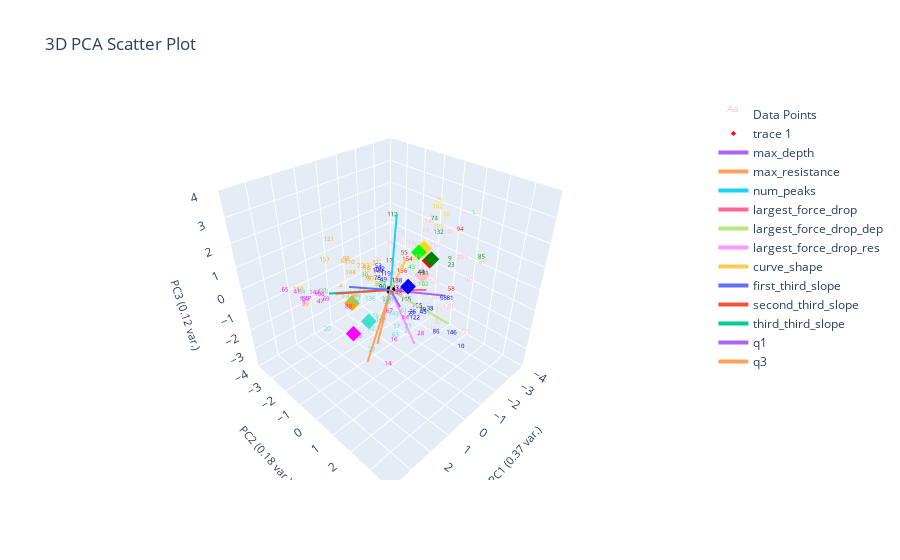
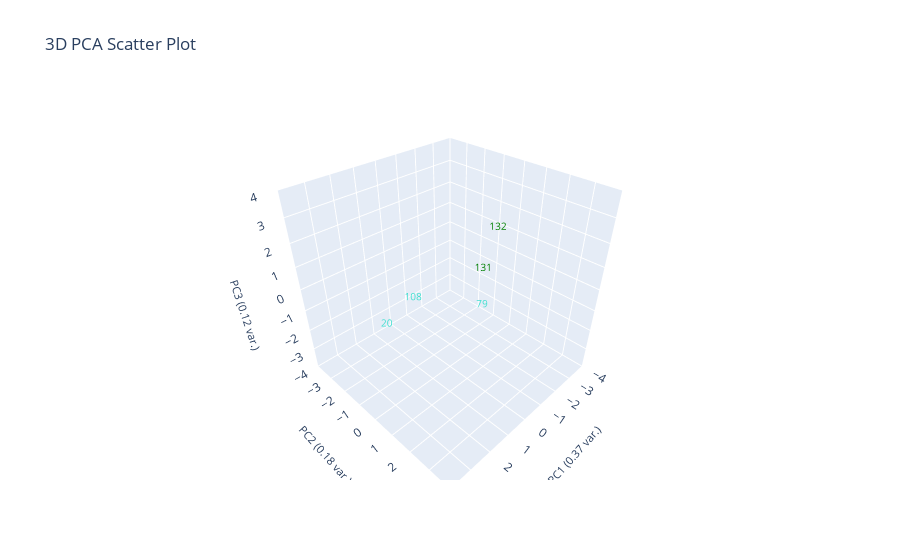
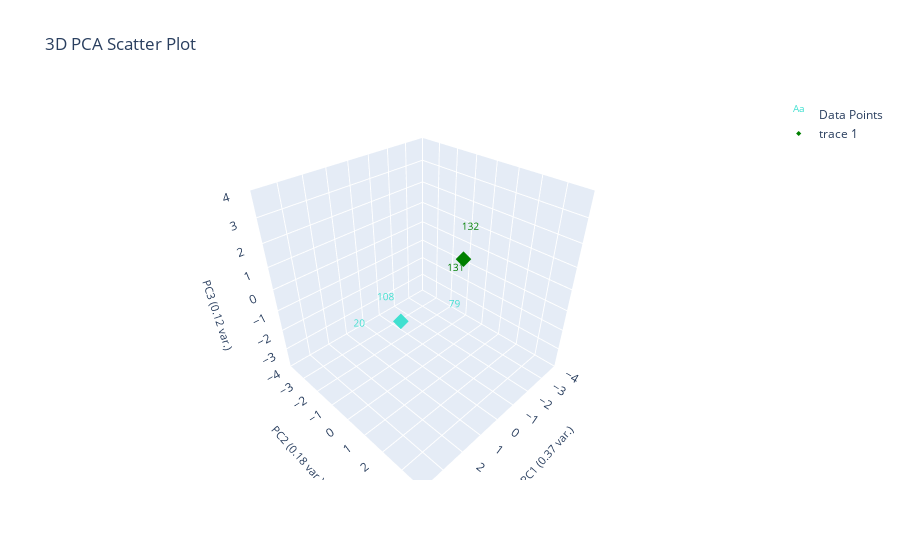
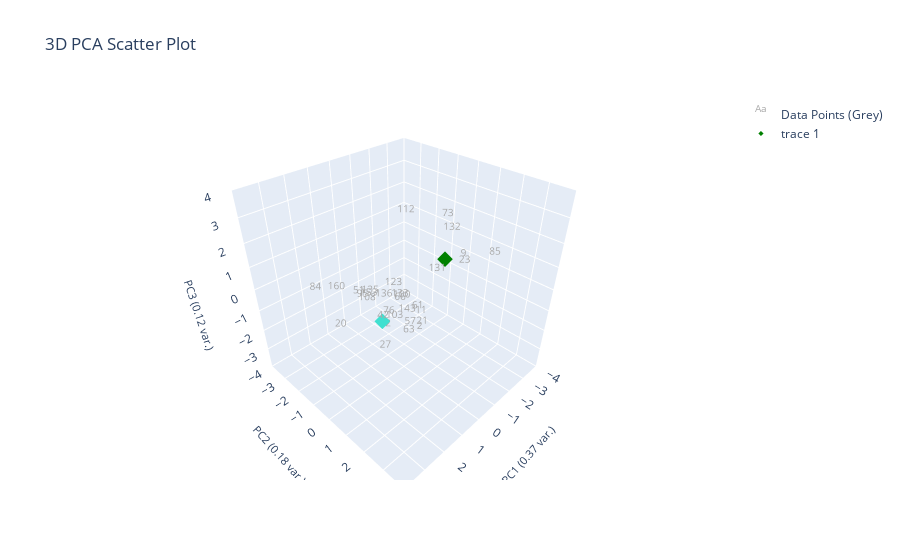

Notebook code cell kept with these figures, in order:
### Markdown cell above
# Clustering data with ES-D removed (Corrected)

### Code cell
# should labels be fixed or not
labeled_data_esd_removed = marions_labeled_data[marions_labeled_data[ylabel_name] != 'ES-D'].copy()
marions_labeled_data_esd_removed = marions_labeled_data[marions_labeled_data[ylabel_name] != 'ES-D']

# print('Labeled data only')
plotting.plot_clusters_seperately(labeled_data_esd_removed[f'{ylabel_name}_nums'], curve_data, ylabel_name, bold_idxs=labeled_data_esd_removed.index.tolist(), cluster_category_names=list(ylabel_to_cluster_num.keys()))

label_centroids_esd_removed = find_labels_centroids(labeled_data_esd_removed, ylabel_to_cluster_num, ylabel_name)
pseudo_data_esd_removed = find_closest_centroid(data_features, label_centroids_esd_removed, ylabel_name)

print('Corrected')
changed_ylabel_idxs = find_changed_ylabel_data(labeled_data_esd_removed, pseudo_data_esd_removed, ylabel_name)
corrected_pseudo_data_esd_removed = correct_pseudo_ylabels_to_actual(pseudo_data_esd_removed, marions_labeled_data, ylabel_name, changed_ylabel_idxs)
plotting.plot_clusters_seperately(corrected_pseudo_data_esd_removed[f'pseudo_{ylabel_name}_nums'], curve_data, ylabel_name, cluster_category_names=list(ylabel_to_cluster_num.keys()), pseudo_corrections=labeled_data_esd_removed)
# plotting.plot_pca(corrected_pseudo_data_esd_removed, corrected_pseudo_data_esd_removed[f'pseudo_{ylabel_name}_nums'], 3, graph_title="", ylabel_name=ylabel_name, centroids=label_centroids_esd_removed)

print('Uncorrected')
# find_changed_ylabel_data(marions_labeled_data_esd_removed, pseudo_data_esd_removed, ylabel_name)
# plotting.get_curve_idx_from_cluster_color('pink', pseudo_data_esd_removed[f'pseudo_{ylabel_name}_nums'], pseudo_data_esd_removed.index, data_features)
# plotting.get_curve_idx_from_cluster_color('orange', pseudo_data_esd_removed[f'pseudo_{ylabel_name}_nums'], pseudo_data_esd_removed.index, data_features)
# # print(pseudo_data_esd_removed[:3])
# indicies = pseudo_data_esd_removed[pseudo_data_esd_removed['filenames'].isin(['WS23_L3_T1_P_23.csv','WS23_L3_T1_P_25.csv'])].index
# plotting.plot_specific_curves([indicies.tolist()[0]], curve_data, data_features, color='pink')
# plotting.plot_specific_curves([indicies.tolist()[1]], curve_data, data_features, color='orange')


plotting.plot_clusters_seperately(pseudo_data_esd_removed[f'pseudo_{ylabel_name}_nums'], curve_data, ylabel_name, cluster_category_names=list(ylabel_to_cluster_num.keys()), bold_idxs=marions_labeled_data_esd_removed.index)
# print(label_centroids_esd_removed)
plotting.plot_pca(pseudo_data_esd_removed, pseudo_data_esd_removed[f'pseudo_{ylabel_name}_nums'], 3, graph_title="", ylabel_name=ylabel_name, centroids=label_centroids_esd_removed,
                only_plot_cluster_labels=[])
# plotting.pca_analysis(pseudo_data_esd_removed)
# ylabel_to_cluster_num = {'ES-B':0, 'ES-BW':1, 'ES-S':2, 'ES-S-Plates':3, 'ES-D':4, 'LS':5, 'F':6, 'LS/F':7, 'ES-DB':8, 'ES': 9}
# print(pseudo_data_esd_removed[:3])

# print(pseudo_data_esd_removed.dropna(subset=[ylabel_name])[['filenames', ylabel_name]])
plotting.plot_pseudo_labeling_steps(pseudo_data_esd_removed, pseudo_data_esd_removed[f'pseudo_{ylabel_name}_nums'], 3, graph_title="", ylabel_name=ylabel_name, centroids=label_centroids_esd_removed,
                specific_clusters=[3,6])

### Figure 1 — Plotly figure (JSON) as saved in the notebook; plotly's stock layout.template omitted (floating-point values rounded to 4 significant figures; data arrays with more than 128 entries replaced by an {"elided": "..."} marker saying what was removed)
{"data": [{"mode": "text", "name": "Data Points", "text": {"elided": "164 str values"}, "textfont": {"color": {"elided": "164 str values"}, "size": 6}, "type": "scatter3d", "x": {"elided": "164 float values"}, "y": {"elided": "164 float values"}, "z": {"elided": "164 float values"}}, {"marker": {"color": ["red", "gold", "blue", "green", "pink", "turquoise", "orange", "lime", "magenta"], "size": 4, "symbol": "diamond"}, "mode": "markers", "type": "scatter3d", "x": [-1.914, -2.839, -0.29, -1.172, -1.738, 1.476, 0.6828, -2.136, 2.59], "y": [0.2417, -0.85, 0.623, 0.9358, 0.0433, 0.3648, -1.508, -0.5232, 0.8278], "z": [0.5727, 0.3056, 0.3283, 1.266, -0.1195, -0.4545, -1.058, 0.5472, -0.07606]}, {"marker": {"color": "black", "size": 3}, "mode": "markers", "name": "Origin", "showlegend": false, "type": "scatter3d", "x": [0], "y": [0], "z": [0]}, {"line": {"width": 4}, "mode": "lines+text", "name": "max_depth", "textposition": "top center", "type": "scatter3d", "x": [0, -1.88], "y": [0, 1.138], "z": [0, -0.6427]}, {"line": {"width": 4}, "mode": "lines+text", "name": "max_resistance", "textposition": "top center", "type": "scatter3d", "x": [0, 1.512], "y": [0, 0.2512], "z": [0, -2.541]}, {"line": {"width": 4}, "mode": "lines+text", "name": "num_peaks", "textposition": "top center", "type": "scatter3d", "x": [0, -0.6633], "y": [0, -0.3473], "z": [0, 2.817]}, {"line": {"width": 4}, "mode": "lines+text", "name": "largest_force_drop", "textposition": "top center", "type": "scatter3d", "x": [0, -1.08], "y": [0, 0.8553], "z": [0, -0.1112]}, {"line": {"width": 4}, "mode": "lines+text", "name": "largest_force_drop_dep", "textposition": "top center", "type": "scatter3d", "x": [0, -0.8607], "y": [0, 2.208], "z": [0, -0.8703]}, {"line": {"width": 4}, "mode": "lines+text", "name": "largest_force_drop_res", "textposition": "top center", "type": "scatter3d", "x": [0, 1.124], "y": [0, 2.275], "z": [0, -0.5548]}, {"line": {"width": 4}, "mode": "lines+text", "name": "curve_shape", "textposition": "top center", "type": "scatter3d", "x": [0, 0.9596], "y": [0, 1.661], "z": [0, 2.515]}, {"line": {"width": 4}, "mode": "lines+text", "name": "first_third_slope", "textposition": "top center", "type": "scatter3d", "x": [0, 1.947], "y": [0, -0.03818], "z": [0, 1.083]}, {"line": {"width": 4}, "mode": "lines+text", "name": "second_third_slope", "textposition": "top center", "type": "scatter3d", "x": [0, 1.871], "y": [0, -0.9511], "z": [0, 0.297]}, {"line": {"width": 4}, "mode": "lines+text", "name": "third_third_slope", "textposition": "top center", "type": "scatter3d", "x": [0, 1.367], "y": [0, -2.056], "z": [0, -0.5139]}, {"line": {"width": 4}, "mode": "lines+text", "name": "q1", "textposition": "top center", "type": "scatter3d", "x": [0, 1.349], "y": [0, 1.793], "z": [0, 0.8902]}, {"line": {"width": 4}, "mode": "lines+text", "name": "q3", "textposition": "top center", "type": "scatter3d", "x": [0, 1.916], "y": [0, 1.278], "z": [0, -0.6884]}], "layout": {"autosize": true, "scene": {"aspectmode": "cube", "xaxis": {"range": [-4, 4], "title": {"font": {"size": 11}, "text": "PC1 (0.37 var.)"}}, "yaxis": {"range": [-4, 4], "title": {"font": {"size": 11}, "text": "PC2 (0.18 var.)"}}, "zaxis": {"range": [-4, 4], "title": {"font": {"size": 11}, "text": "PC3 (0.12 var.)"}}}, "title": {"text": "3D PCA Scatter Plot"}}}

### Figure 2 — Plotly figure (JSON) as saved in the notebook; plotly's stock layout.template omitted (floating-point values rounded to 4 significant figures)
{"data": [{"mode": "text", "name": "Data Points", "text": ["20", "79", "108", "131", "132"], "textfont": {"color": ["turquoise", "turquoise", "turquoise", "green", "green"], "size": 10}, "type": "scatter3d", "x": [3.014, -0.2146, 1.63, 0.1388, -2.483], "y": [-0.1029, 1.454, -0.2565, 1.696, 0.1756], "z": [-0.5315, -0.6167, -0.2152, 1.288, 1.244]}], "layout": {"autosize": true, "scene": {"aspectmode": "cube", "xaxis": {"range": [-4, 4], "title": {"font": {"size": 11}, "text": "PC1 (0.37 var.)"}}, "yaxis": {"range": [-4, 4], "title": {"font": {"size": 11}, "text": "PC2 (0.18 var.)"}}, "zaxis": {"range": [-4, 4], "title": {"font": {"size": 11}, "text": "PC3 (0.12 var.)"}}}, "title": {"text": "3D PCA Scatter Plot"}}}

### Figure 3 — Plotly figure (JSON) as saved in the notebook; plotly's stock layout.template omitted (floating-point values rounded to 4 significant figures)
{"data": [{"mode": "text", "name": "Data Points", "text": ["20", "79", "108", "131", "132"], "textfont": {"color": ["turquoise", "turquoise", "turquoise", "green", "green"], "size": 10}, "type": "scatter3d", "x": [3.014, -0.2146, 1.63, 0.1388, -2.483], "y": [-0.1029, 1.454, -0.2565, 1.696, 0.1756], "z": [-0.5315, -0.6167, -0.2152, 1.288, 1.244]}, {"marker": {"color": ["green", "turquoise"], "size": 4, "symbol": "diamond"}, "mode": "markers", "type": "scatter3d", "x": [-1.172, 1.476], "y": [0.9358, 0.3648], "z": [1.266, -0.4545]}], "layout": {"autosize": true, "scene": {"aspectmode": "cube", "xaxis": {"range": [-4, 4], "title": {"font": {"size": 11}, "text": "PC1 (0.37 var.)"}}, "yaxis": {"range": [-4, 4], "title": {"font": {"size": 11}, "text": "PC2 (0.18 var.)"}}, "zaxis": {"range": [-4, 4], "title": {"font": {"size": 11}, "text": "PC3 (0.12 var.)"}}}, "title": {"text": "3D PCA Scatter Plot"}}}

### Figure 4 — Plotly figure (JSON) as saved in the notebook; plotly's stock layout.template omitted (floating-point values rounded to 4 significant figures)
{"data": [{"mode": "text", "name": "Data Points (Grey)", "text": ["2", "9", "11", "20", "21", "23", "27", "42", "51", "57", "61", "63", "66", "73", "76", "82", "84", "85", "95", "100", "103", "108", "112", "123", "131", "132", "133", "135", "136", "143", "153", "160"], "textfont": {"color": "darkgrey", "size": 10}, "type": "scatter3d", "x": [1.302, -1.634, 0.2247, 3.014, 1.38, -0.9943, 2.393, 1.834, 1.71, 1.366, 1.138, 1.926, 1.412, -2.035, 1.382, 1.405, 2.838, -0.4595, 2.377, 0.7875, 0.583, 1.63, -0.864, 0.5359, 0.1388, -2.483, 1.169, 2.093, 1.255, 1.184, 1.568, 2.314], "y": [2.051, 1.453, 1.076, -0.1029, 2.187, 1.998, 1.491, 0.7874, -0.6809, 1.665, 1.747, 2.148, 1.221, 0.2796, 0.6086, 0.4155, -1.693, 3.5, 0.4104, 0.6772, 0.06907, -0.2565, -0.7576, -0.01044, 1.696, 0.1756, 0.9757, 0.4921, 0.2338, 1.34, -0.2315, -1.125], "z": [-0.3597, 0.9744, -0.8556, -0.5315, -0.001664, 1.239, -0.8694, -0.3188, -0.08699, -0.3474, 0.2647, -0.06454, 0.4905, 2.044, -0.4815, -1.193, 0.1349, 2.476, 0.7091, -0.04032, -1.481, -0.2152, 2.255, 0.02912, 1.288, 1.244, 0.3774, 0.7597, 0.01502, -0.08525, -0.02763, 0.1851]}, {"marker": {"color": ["green", "turquoise"], "size": 4, "symbol": "diamond"}, "mode": "markers", "type": "scatter3d", "x": [-1.172, 1.476], "y": [0.9358, 0.3648], "z": [1.266, -0.4545]}], "layout": {"autosize": true, "scene": {"aspectmode": "cube", "xaxis": {"range": [-4, 4], "title": {"font": {"size": 11}, "text": "PC1 (0.37 var.)"}}, "yaxis": {"range": [-4, 4], "title": {"font": {"size": 11}, "text": "PC2 (0.18 var.)"}}, "zaxis": {"range": [-4, 4], "title": {"font": {"size": 11}, "text": "PC3 (0.12 var.)"}}}, "title": {"text": "3D PCA Scatter Plot"}}}
